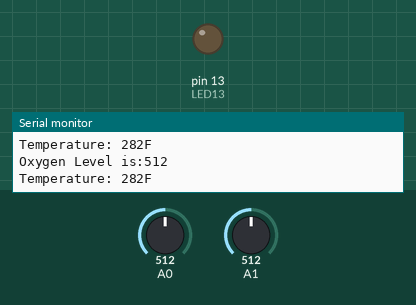
The sketch below on a simulated Arduino Uno, built with avr-gcc and run on an emulated ATmega328P. Shown: output pins drawn as LEDs (lit = HIGH), the last lines printed to the serial monitor. Inputs (shaded band) come from the test bench; at power-on: A1 = 512, A0 = 512.

Above: at 7.8 s.
7.9 s: A1 set to 543
14.2 s: A1 set to 563
At 20.1 s:
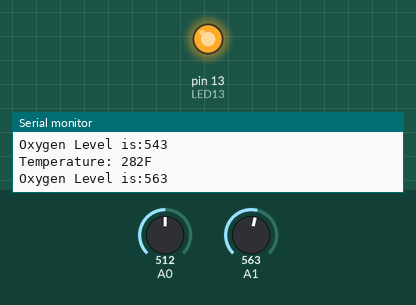
20.5 s: A1 set to 540
At 25.2 s:
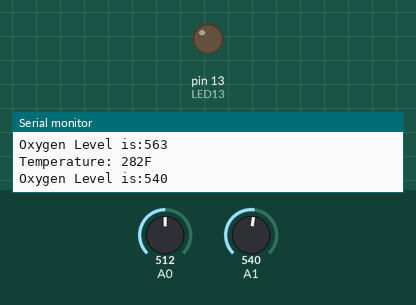
26.8 s: A1 set to 560
At 30.2 s:
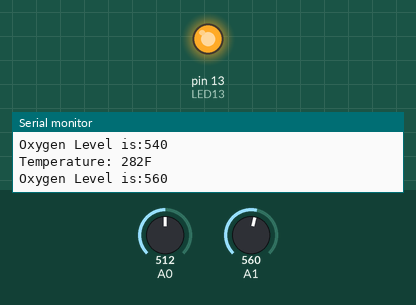
Timing chart, 0 to 31.7 s (numbered marks = the images above; inputs shaded):
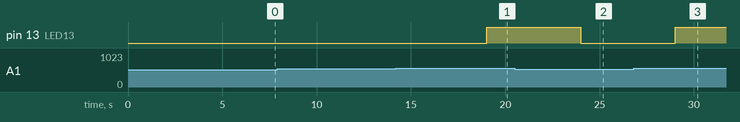

Measured:
- the behaviour switches between 550 and 551 on A1 (found by bisection; images 0 and 1)
- after the input at 14.2 s, pin 13 (LED13): LOW → HIGH after 4.8 s
- after the input at 20.5 s, pin 13 (LED13): HIGH → LOW after 3.5 s
- after the input at 26.8 s, pin 13 (LED13): LOW → HIGH after 2.2 s

The sketch:

sketch_oct01a.ino
```cpp
int potPin = 0;

void setup(){
  Serial.begin(9600);
}

void loop(){
  delay(2000);
  int val;
  int data;
  val = analogRead(0);
  float mv = ( val/1024.0)*5000;
  data = mv/10;
  //Serial.print("Temperature: ");
  String st= String("Temperature: ") +((data * (9/5))+ 32)+ String("F");
  //Serial.println("F");
//  Serial.print("Temperature: ");
//  Serial.print(data);
  Serial.println(st);
  delay(2000);

  int LED13 = 13;   //  The on-board Arduion LED

int Signal;                // holds the incoming raw data. Signal value can range from 0-1024
int Threshold = 550;            // Determine which Signal to "count as a beat", and which to ingore.
pinMode(LED13,OUTPUT);

  Signal = analogRead(1);  // Read the PulseSensor's value.
                                              // Assign this value to the "Signal" variable.
   Serial.print("Oxygen Level is:");
   Serial.println(Signal);                    // Send the Signal value to Serial Plotter.


   if(Signal > Threshold){                          // If the signal is above "550", then "turn-on" Arduino's on-Board LED.
     digitalWrite(LED13,HIGH);
   } else {
     digitalWrite(LED13,LOW);                //  Else, the sigal must be below "550", so "turn-off" this LED.
   }


delay(1000);


}


//
//void pulseFunc(){
//
//int PulseSensorPurplePin = analogRead(1);        // Pulse Sensor PURPLE WIRE connected to ANALOG PIN 0
//int LED13 = 13;   //  The on-board Arduion LED
//
//int Signal;                // holds the incoming raw data. Signal value can range from 0-1024
//int Threshold = 550;            // Determine which Signal to "count as a beat", and which to ingore.
//pinMode(LED13,OUTPUT);

// The SetUp Function:
//void setup() {
//      // pin that will blink to your heartbeat!
//   Serial.begin(9600);         // Set's up Serial Communication at certain speed.
//
//}

//// The Main Loop Function
//loop(); {
//
//  Signal = analogRead(1);  // Read the PulseSensor's value.
//                                              // Assign this value to the "Signal" variable.
//   Serial.print("Oxygen level:");
//   Serial.println(Signal);                    // Send the Signal value to Serial Plotter.
//
//
//   if(Signal > Threshold){                          // If the signal is above "550", then "turn-on" Arduino's on-Board LED.
//     digitalWrite(LED13,HIGH);
//   } else {
//     digitalWrite(LED13,LOW);                //  Else, the sigal must be below "550", so "turn-off" this LED.
//   }
//
//
//delay(1000);

//
//}
//}
```
